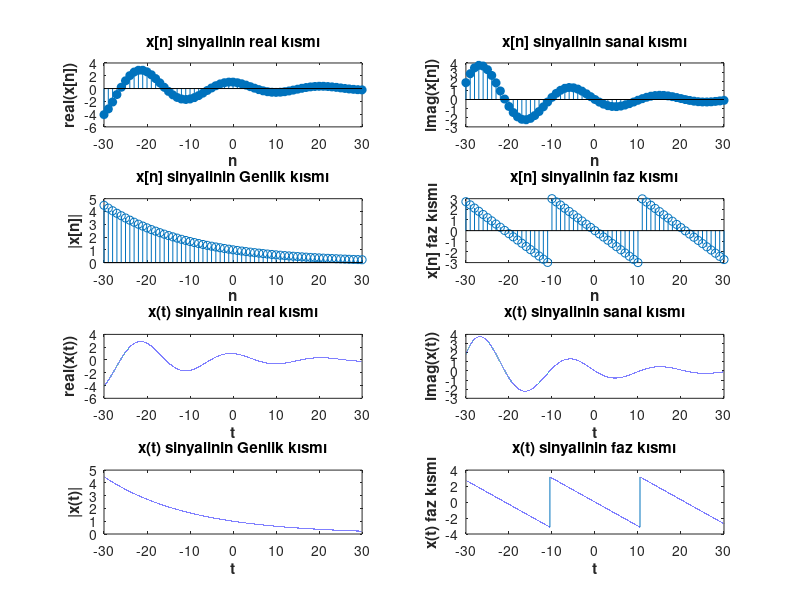

MATLAB code for this plot:
%%𝑥[𝑛] = 𝑒^^−(0.05+𝑗0.3)𝑛
% İşareti örneklemek için n vektörü tanımlayalım
n = -30:1:30;
xn = exp(-(0.05+0.3*1i)*n);%xn fonkisyonun n örnekleri için çıktısı
%%sinyali imaginer ve real kısımlarını ayarlayalım ve çizime hazırlayalım
a=real(xn);% sinaylin real kısmını a olarak ayıralım
b=imag(xn);% sinyalin sanal kısmını b olarak ayıralım
subplot (4,2,1);
stem(n,a,'filled');%ayrık olarak çiziminin gerçekleşebilmesi stem fonksiyonu kullanıldı
title("x[n] sinyalinin real kısmı")% grafiğe ad vermek için bu komut kullanılır
xlabel("n","FontWeight","bold")% x ekseninin adlandırlıması
ylabel("real(x[n])","FontWeight","bold")% y ekseninin adlandırılmasıd
subplot (4,2,2);
stem(n,b,'filled');
title("x[n] sinyalinin sanal kısmı")
xlabel("n","FontWeight","bold")
ylabel("imag(x[n])","FontWeight","bold")
%%Genliği hesaplaylım
amplitude = abs(xn);%%sqrt((a).^2 + (b).^2);
subplot (4,2,3);
stem(n,amplitude);
title("x[n] sinyalinin Genlik kısmı")
xlabel("n","FontWeight","bold")
ylabel("|x[n]|","FontWeight","bold")
%%fazı açılarını çizdirelim
phase = angle(xn);%angle fonksiyonu açıyı radyan cinsinden döndürür
subplot (4,2,4);
stem(n,phase);
title("x[n] sinyalinin faz kısmı")
xlabel("n","FontWeight","bold")
ylabel("x[n] faz kısmı","FontWeight","bold")
%%
%%𝑥(t) = 𝑒^−(0.05+𝑗0.3)t
% İşareti örneklemek için t vektörü tanımlayalım ve vektör sürekli zamana
% benzemesi için örneklemesini sıklaştıralım
t = -30:0.001:30;
xt = exp(-(0.05+0.3*1i)*t);%xt fonkisyonun t örnekleri için çıktısı
%%sinyali imaginer ve real kısımlarını ayarlayalım ve çizime hazırlayalım
at=real(xt);% sinaylin real kısmını at olarak ayıralım
bt=imag(xt);
subplot (4,2,5);
plot(t,at);%sürekli olarak çiziminin gerçekleşebilmesi plot fonksiyonu kullanıldı
title("x(t) sinyalinin real kısmı")
xlabel("t","FontWeight","bold")
ylabel("real(x(t))","FontWeight","bold")
subplot (4,2,6);
plot(t,bt);
title("x(t) sinyalinin sanal kısmı")
xlabel("t","FontWeight","bold")
ylabel("imag(x(t))","FontWeight","bold")
%%Genliği hesaplaylım
amplitude_t = abs(xt);%%sqrt((a).^2 + (b).^2);
subplot (4,2,7);
plot(t,amplitude_t);
title("x(t) sinyalinin Genlik kısmı")
xlabel("t","FontWeight","bold")
ylabel("|x(t)|","FontWeight","bold")
%%fazı açılarını çizdirelim
phase_t = angle(xt);
subplot (4,2,8);
plot(t,phase_t);
title("x(t) sinyalinin faz kısmı")
xlabel("t","FontWeight","bold")
ylabel("x(t) faz kısmı","FontWeight","bold")
